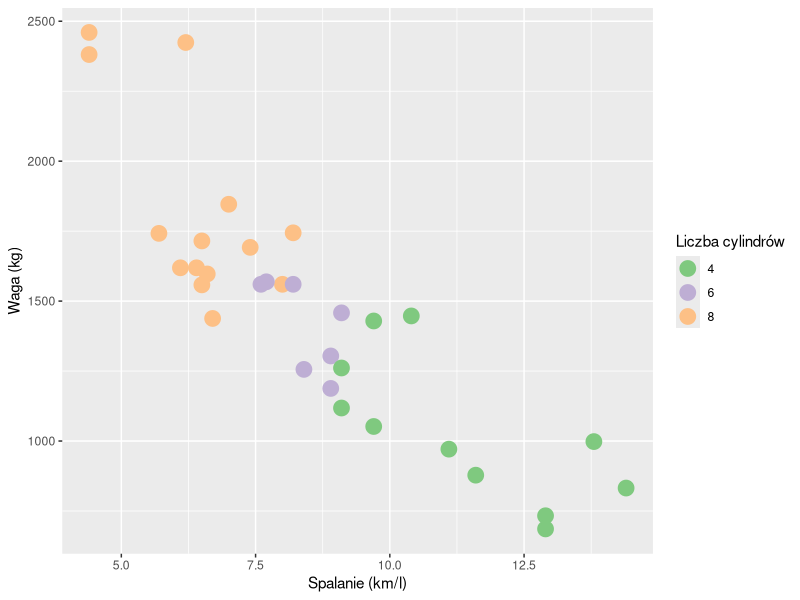
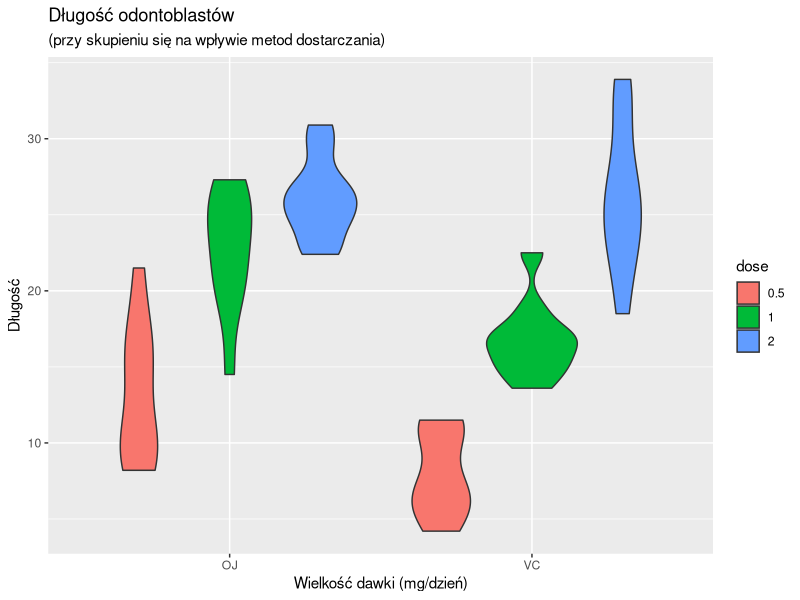
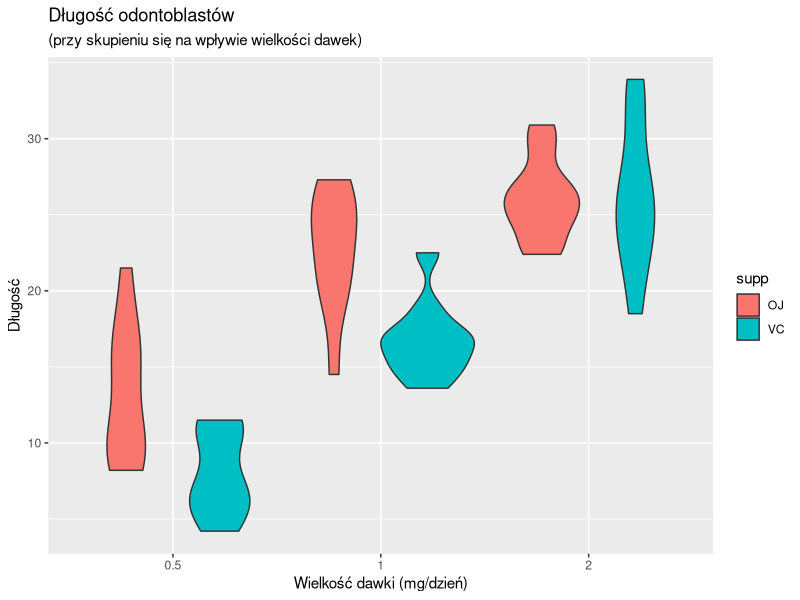

The R source for these figures, in order:
## ---- chunk 1
knitr::opts_chunk$set(echo = TRUE)
## ---- chunk 2
library(dplyr)
library(ggplot2)
data(ToothGrowth)
## ---- chunk 3
mtcars <- mtcars %>% mutate(kml = round(mpg*0.425144,1),
                            kg = round(wt*1000*0.45359237))

ggplot(mtcars, aes(x=kml, y=kg, color=as.character(mtcars$cyl))) +
  geom_point(size=5)+scale_color_brewer(name = "Liczba cylindrów", palette="Accent") +
  ylab("Waga (kg)") + xlab("Spalanie (km/l)")

kor <- cor.test(mtcars$kml, mtcars$kg, method=c("pearson", "kendall", "spearman"))
ifelse(kor$p.value < 0.05,
       paste("Korelacja pomiędzy spalaniem, a wagą jest statystycznie istotna i wynosi:",round(kor$estimate,2)),
       paste("Korelacja pomiędzy spalaniem, a wagą jest statystycznie nieistotna i wynosi:",round(kor$estimate,2)))
## ---- chunk 4
ggplot(ToothGrowth %>% mutate(dose = as.character(dose)), aes(x=supp, y=len)) + 
  geom_violin(aes(fill=dose)) +
  xlab("Wielkość dawki (mg/dzień)") +
  ylab("Długość") +
  labs(title = "Długość odontoblastów",
       subtitle = "(przy skupieniu się na wpływie metod dostarczania)")

ggplot(ToothGrowth %>% mutate(dose = as.character(dose)), aes(x=dose, y=len)) + 
  geom_violin(aes(fill=supp)) +
  xlab("Wielkość dawki (mg/dzień)") +
  ylab("Długość") +
  labs(title = "Długość odontoblastów",
       subtitle = "(przy skupieniu się na wpływie wielkości dawek)")

kor <- cor.test(ToothGrowth$len, ToothGrowth$dose, method=c("pearson", "kendall", "spearman"))
ifelse(kor$p.value < 0.05,
       paste("Korelacja pomiędzy wielkością dawki, a długością odontoblastów jest statystycznie istotna i wynosi:",round(kor$estimate,2)),
       paste("Korelacja pomiędzy wielkością dawki, a długością odontoblastów jest statystycznie nieistotna i wynosi:",round(kor$estimate,2)))

